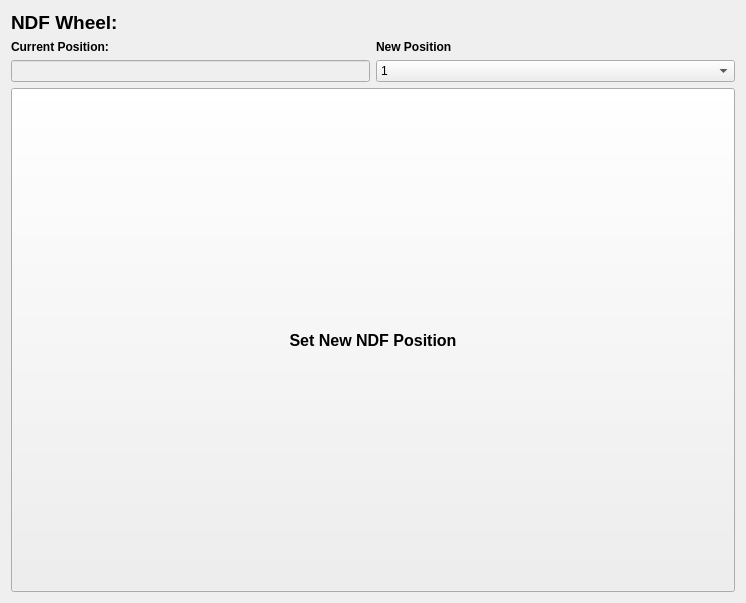
<?xml version="1.0" encoding="UTF-8"?>
<ui version="4.0">
 <class>Form</class>
 <widget class="QWidget" name="Form">
  <property name="geometry">
   <rect>
    <x>0</x>
    <y>0</y>
    <width>746</width>
    <height>603</height>
   </rect>
  </property>
  <property name="windowTitle">
   <string>NDF Wheel</string>
  </property>
  <layout class="QGridLayout" name="gridLayout">
   <item row="2" column="1">
    <widget class="QComboBox" name="combobox_base_NewNdfState_passive_NewPosition">
     <property name="sizePolicy">
      <sizepolicy hsizetype="Minimum" vsizetype="Fixed">
       <horstretch>0</horstretch>
       <verstretch>0</verstretch>
      </sizepolicy>
     </property>
     <item>
      <property name="text">
       <string>1</string>
      </property>
     </item>
     <item>
      <property name="text">
       <string>2</string>
      </property>
     </item>
     <item>
      <property name="text">
       <string>3</string>
      </property>
     </item>
     <item>
      <property name="text">
       <string>4</string>
      </property>
     </item>
     <item>
      <property name="text">
       <string>5</string>
      </property>
     </item>
     <item>
      <property name="text">
       <string>6</string>
      </property>
     </item>
     <item>
      <property name="text">
       <string>7</string>
      </property>
     </item>
     <item>
      <property name="text">
       <string>8</string>
      </property>
     </item>
    </widget>
   </item>
   <item row="2" column="0">
    <widget class="QLineEdit" name="lineedit_base_CurrentNdfPosition_passive_CurrentPosition">
     <property name="enabled">
      <bool>false</bool>
     </property>
     <property name="sizePolicy">
      <sizepolicy hsizetype="Minimum" vsizetype="Fixed">
       <horstretch>0</horstretch>
       <verstretch>0</verstretch>
      </sizepolicy>
     </property>
    </widget>
   </item>
   <item row="0" column="0">
    <widget class="QLabel" name="manual_ndf_label">
     <property name="sizePolicy">
      <sizepolicy hsizetype="Minimum" vsizetype="Maximum">
       <horstretch>0</horstretch>
       <verstretch>0</verstretch>
      </sizepolicy>
     </property>
     <property name="font">
      <font>
       <pointsize>14</pointsize>
       <weight>75</weight>
       <bold>true</bold>
      </font>
     </property>
     <property name="text">
      <string>NDF Wheel:</string>
     </property>
    </widget>
   </item>
   <item row="1" column="1">
    <widget class="QLabel" name="manual_ndf_newpos_label">
     <property name="sizePolicy">
      <sizepolicy hsizetype="Minimum" vsizetype="Preferred">
       <horstretch>0</horstretch>
       <verstretch>0</verstretch>
      </sizepolicy>
     </property>
     <property name="font">
      <font>
       <weight>75</weight>
       <bold>true</bold>
      </font>
     </property>
     <property name="text">
      <string>New Position</string>
     </property>
    </widget>
   </item>
   <item row="1" column="0">
    <widget class="QLabel" name="manual_ndf_curpos_label">
     <property name="sizePolicy">
      <sizepolicy hsizetype="Minimum" vsizetype="Maximum">
       <horstretch>0</horstretch>
       <verstretch>0</verstretch>
      </sizepolicy>
     </property>
     <property name="font">
      <font>
       <weight>75</weight>
       <bold>true</bold>
      </font>
     </property>
     <property name="text">
      <string>Current Position:</string>
     </property>
    </widget>
   </item>
   <item row="3" column="0" colspan="2">
    <widget class="QPushButton" name="button_base_NewNdfState_getter_NewNdfButton">
     <property name="sizePolicy">
      <sizepolicy hsizetype="Minimum" vsizetype="Minimum">
       <horstretch>0</horstretch>
       <verstretch>0</verstretch>
      </sizepolicy>
     </property>
     <property name="font">
      <font>
       <pointsize>12</pointsize>
       <weight>75</weight>
       <bold>true</bold>
      </font>
     </property>
     <property name="text">
      <string>Set New NDF Position</string>
     </property>
    </widget>
   </item>
  </layout>
 </widget>
 <resources/>
 <connections/>
</ui>
